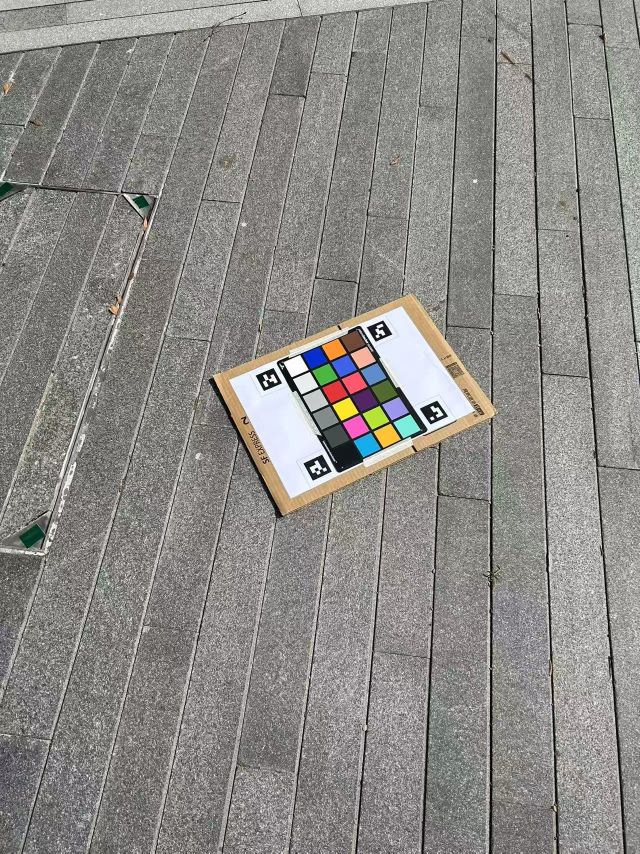
#> input picture scene/bright_sun/iphone.jpg, 1280 x 1707 px (shown at 1/2 size)
$ python compare.py
#> lines starting #> are read from the running program, lines starting #| are printed output that depends on the picture; after the words box and inside, x2 and y2 are one past the last pixel; in counts of white or black regions, pixels touching at a corner belong together
### colorchecker_analyze.py
#!/usr/bin/env python3
# -*- coding: utf-8 -*-

import cv2
import numpy as np
from detect_colorchecker import detect_colorchecker
from calc_E import compute_e00_report
from plot_lab_ab import create_lab_delta_canvas
from PIL import Image, ImageCms
from io import BytesIO
import pillow_heif
pillow_heif.register_heif_opener()
#> (this line was passed over: pillow_heif is not available in this run)

def _read_icc_bgr(path: str) -> np.ndarray:
#> called with path = './scene/bright_sun/iphone.jpg'
    im = Image.open(path)
#> im is the input picture: PIL image 1280x1707 RGB; mean R, G, B 140.3, 138.6, 135.1
    rgb = im.convert("RGB")
    icc = im.info.get("icc_profile")
    if icc:
        try:
            src = ImageCms.ImageCmsProfile(BytesIO(icc))
            dst = ImageCms.createProfile("sRGB")
            rgb = ImageCms.profileToProfile(rgb, src, dst, outputMode="RGB")
        except Exception:
            pass  # 解析失败则按 sRGB 处理
    return cv2.cvtColor(np.array(rgb), cv2.COLOR_RGB2BGR)
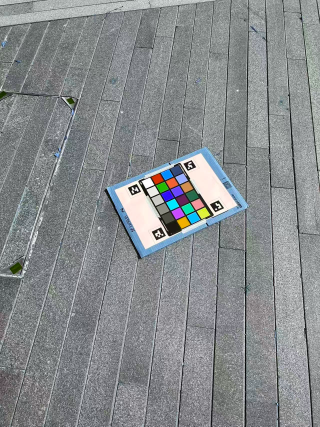
#> returned value: shape (1707, 1280, 3) (shown at 1/4 size); mean R, G, B 134.8, 138.5, 140.6

def summarize_colorchecker(img_path: str):
    """
    输入: 图像路径
    输出:
      merged: np.ndarray, 单张合并图 (检测500x500 + rectify高=500 + a*b* 500x500, 中间10px分隔)
      avg_e: float, 平均 E
      avg_c: float, 平均 |C|
      avg_l: float, 平均 |L|
    """

    # ====================== 内部小工具 ======================

    def clamp01(x: np.ndarray) -> np.ndarray:
        return np.clip(x, 0.0, 1.0)

    def letterbox_square(img: np.ndarray, size: int = 500, color=(0, 0, 0)) -> np.ndarray:
        h, w = img.shape[:2]
        scale = min(size / w, size / h) if min(w, h) > 0 else 1.0
        nw, nh = int(round(w * scale)), int(round(h * scale))
        resized = cv2.resize(img, (nw, nh), interpolation=cv2.INTER_AREA)
        canvas = np.full((size, size, 3), color, dtype=np.uint8)
        x0 = (size - nw) // 2
        y0 = (size - nh) // 2
        canvas[y0:y0+nh, x0:x0+nw] = resized
        return canvas

    def resize_to_height(img: np.ndarray, target_h: int = 500) -> np.ndarray:
        h, w = img.shape[:2]
        if h == 0:
            return img
        scale = target_h / h
        new_w = max(1, int(round(w * scale)))
        return cv2.resize(img, (new_w, target_h), interpolation=cv2.INTER_AREA)

    def ensure_square_500(img: np.ndarray) -> np.ndarray:
        if img.shape[0] == 500 and img.shape[1] == 500:
            return img
        return letterbox_square(img, 500, color=(0, 0, 0))

    def hstack_variable_height(images: list, sep: int = 0, sep_color=(0, 0, 0)) -> np.ndarray:
        if not images:
            raise ValueError("空图列表")
        heights = [im.shape[0] for im in images]
        if len(set(heights)) != 1:
            raise ValueError("输入图片高度必须一致")
        H = heights[0]
        widths = [im.shape[1] for im in images]
        total_w = sum(widths) + sep * (len(images) - 1)
        canvas = np.full((H, total_w, 3), sep_color, dtype=np.uint8)
        x = 0
        for i, im in enumerate(images):
            w = im.shape[1]
            canvas[:, x:x+w] = im
            x += w
            if sep and i < len(images) - 1:
                canvas[:, x:x+sep] = np.uint8(sep_color)
                x += sep
        return canvas

    def draw_metrics_on_rectified(rect_img: np.ndarray,
                                  E: np.ndarray, C: np.ndarray, L: np.ndarray,
                                  rows: int = 4, cols: int = 6) -> np.ndarray:
        vis = rect_img.copy()
        h, w = vis.shape[:2]
        tile_w = w / cols
        tile_h = h / rows

        font = cv2.FONT_HERSHEY_SIMPLEX
        fs = 0.45
        th = 1
        pad_x = 6
        pad_y = 3
        line_gap = 2

        (_, th_text), _ = cv2.getTextSize("E 00.00", font, fs, th)
        text_block_h = 4 * th_text + 3 * line_gap + 2 * pad_y
        banner_h = max(text_block_h, int(0.35 * tile_h))

        for i in range(rows * cols):
            r = i // cols
            c = i % cols

            x0 = int(round(c * tile_w))
            y0 = int(round(r * tile_h))
            x1 = int(round((c + 1) * tile_w)) - 1
            y1 = int(round((r + 1) * tile_h)) - 1

            banner_y1 = min(y0 + int(banner_h), y1)
            cv2.rectangle(vis, (x0, y0), (x1, banner_y1), (0, 0, 0), -1)

            ty_id = y0 + pad_y + th_text
            ty_e = ty_id + th_text + line_gap
            ty_c = ty_e + th_text + line_gap
            ty_l = ty_c + th_text + line_gap

            label_x = x0 + pad_x
            value_right_x = x1 - pad_x

            e_val = float(E[i])
            c_val = float(C[i])
            l_val = float(L[i])

            id_text = f"{i+1}"
            id_size = cv2.getTextSize(id_text, font, fs, th)[0]
            id_x = x0 + (x1 - x0 - id_size[0]) // 2
            cv2.putText(vis, id_text, (id_x, ty_id), font, fs, (255, 255, 255), th, cv2.LINE_AA)

            label_e, label_c, label_l = "E", "C", "L"
            val_e = f"{e_val:.2f}"
            val_c = f"{c_val:.2f}"
            val_l = f"{l_val:+.2f}"

            tw_e, _ = cv2.getTextSize(val_e, font, fs, th)[0]
            tw_c, _ = cv2.getTextSize(val_c, font, fs, th)[0]
            tw_l, _ = cv2.getTextSize(val_l, font, fs, th)[0]

            vx_e = value_right_x - tw_e
            vx_c = value_right_x - tw_c
            vx_l = value_right_x - tw_l

            cv2.putText(vis, label_e, (label_x, ty_e), font, fs, (255, 255, 255), th, cv2.LINE_AA)
            cv2.putText(vis, label_c, (label_x, ty_c), font, fs, (255, 255, 255), th, cv2.LINE_AA)
            cv2.putText(vis, label_l, (label_x, ty_l), font, fs, (255, 255, 255), th, cv2.LINE_AA)

            cv2.putText(vis, val_e, (vx_e, ty_e), font, fs, (255, 255, 255), th, cv2.LINE_AA)
            cv2.putText(vis, val_c, (vx_c, ty_c), font, fs, (255, 255, 255), th, cv2.LINE_AA)
            cv2.putText(vis, val_l, (vx_l, ty_l), font, fs, (255, 255, 255), th, cv2.LINE_AA)

        return vis

    def draw_summary_avgs(merged: np.ndarray, avg_e: float, avg_abs_c: float, avg_abs_l: float) -> np.ndarray:
        vis = merged.copy()
        H, W = vis.shape[:2]

        font = cv2.FONT_HERSHEY_SIMPLEX
        fs = 0.7
        th = 2
        pad_x = 2
        pad_y = 2
        line_gap = 6
        margin = 12

        lines = [
            f"AVG E: {avg_e:.2f}",
            f"AVG C: {avg_abs_c:.2f}",
            f"AVG L: {avg_abs_l:.2f}",
        ]

        sizes = [cv2.getTextSize(t, font, fs, th)[0] for t in lines]
        text_w = max(w for (w, h) in sizes)
        text_h = sum(h for (w, h) in sizes) + line_gap * (len(lines) - 1)

        box_w = text_w + pad_x * 2
        box_h = text_h + pad_y * 2

        x1 = W - margin
        y0 = margin
        x0 = max(0, x1 - box_w)
        # y1 = y0 + box_h  # 如需画底色可用

        ty = y0 + pad_y
        for t, (tw, th_text) in zip(lines, sizes):
            ty += th_text
            cv2.putText(vis, t, (x0 + pad_x, ty), font, fs, (255, 255, 255), th, cv2.LINE_AA)
            ty += line_gap

        return vis

    # ====================== 读图与检测 ======================

    img = _read_icc_bgr(img_path)
    if img is None:
        raise FileNotFoundError(f"未找到图像: {img_path}")

    # detect_colorchecker 返回:
    #   detect_vis: 原图上绘制了 ColorChecker 外框与 AprilTag 的检测可视化图
    #   rect_vis: 4x6 展开图 (后续将写编号和 E/C/L)
    #   rgb_means: 24x3, 每格 BGR 均值 (0~255)
    detect_vis, rect_vis, rgb_means = detect_colorchecker(img)

    # 计算 ΔE00 等指标
    cam_srgb01 = clamp01(rgb_means / 255.0)  # BGR->RGB 后再 0~1
    E, C, L, cam_lab, ref_lab = compute_e00_report(cam_srgb01, unify_luminance=True)

    # 顶部写编号与 E/C/L
    rect_annot = draw_metrics_on_rectified(rect_vis, E, C, L, rows=4, cols=6)

    # 生成 Imatest 风格 a*b* 图 (500x500)
    lab_img = create_lab_delta_canvas(
        cam_lab, ref_lab,
        size=500, L_bg=80.0,
        a_label_min=-70.0, a_label_max=90.0,
        b_label_min=-70.0, b_label_max=104.0,
        pad_a=10.0, pad_b=10.0
    )

    # 统一尺寸
    left_sq = letterbox_square(detect_vis, 500, color=(0, 0, 0))
    mid_500h = resize_to_height(rect_annot, 500)
    right_sq = ensure_square_500(lab_img)

    # 合并图
    merged = hstack_variable_height([left_sq, mid_500h, right_sq], sep=10, sep_color=(0, 0, 0))

    # 计算并写 AVG (C 和 L 取绝对值)
    avg_e = float(np.mean(E))
    avg_c = float(np.mean(np.abs(C)))
    avg_l = float(np.mean(np.abs(L)))
    merged = draw_summary_avgs(merged, avg_e, avg_c, avg_l)

    return merged, avg_e, avg_c, avg_l


# ============ 示例用法 ============
# [5 lines that do not run on import are left out]

### detect_colorchecker.py
#!/usr/bin/env python3
# -*- coding: utf-8 -*-

import cv2
import numpy as np
from typing import List, Tuple

# ========== 参数 ==========
IMG_PATH = "data/iphone.png"

# tag 左上角点的真实世界坐标 单位 mm 原点是页面中心 x 向右 y 向上
WORLD_MM_BY_ID = {
    0: ( -154.50, +134.50 ),
    1: ( +112.50, +134.50 ),
    2: ( -154.50,  -92.50 ),
    3: ( +112.50,  -92.50 ),
}

# ColorChecker 的真实尺寸 mm
CC_W_MM = 204.0
CC_H_MM = 290.0
# ColorChecker 的裁剪尺寸 覆盖前面尺寸
CC_W_MM = 184.0
CC_H_MM = 276.0

# 展开后固定输出尺寸 px
OUT_W = 500
OUT_H = 710

IF_DRAW_YELLOW_BOX = False

# ========== 工具函数 ==========
def detect_tags_16h5(img: np.ndarray) -> Tuple[List[np.ndarray], np.ndarray]:
    # 检测 AprilTag 16h5 返回 corners 和 ids
    gray = cv2.cvtColor(img, cv2.COLOR_BGR2GRAY)
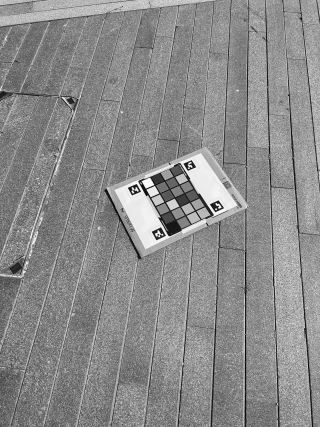
#> gray: shape (1707, 1280) (shown at 1/4 size); min 0, max 255, mean 138.7
    aruco = cv2.aruco
    aruco_dict = aruco.getPredefinedDictionary(aruco.DICT_APRILTAG_16h5)
    params = cv2.aruco.DetectorParameters()
    detector = cv2.aruco.ArucoDetector(aruco_dict, params)
    corners, ids, _ = detector.detectMarkers(gray)
#> corners = ([[662, 943], [625, 960], [607, 926], [644, 909]], [[895, 832], [861, 848], [840, 817], [874, 802]], [[563, 766], [527, 781], [511, 751], [546, 736]], [[784, 668], [751, 683], [733, 654], [766, 641]]); ids = [1, 0, 3, 2]
    return corners, ids

def pick_top_left_point(quad: np.ndarray) -> np.ndarray:
    # 直接返回检测到的原始第一个点（不随图像旋转而改变）
    return quad[0]

def world_to_image(H: np.ndarray, pts_xy_mm: np.ndarray) -> np.ndarray:
    # 将世界坐标 mm 通过单应性矩阵投影到图像像素坐标
    pts = np.hstack([pts_xy_mm.astype(np.float64), np.ones((pts_xy_mm.shape[0], 1))])
    proj = (H @ pts.T).T
    proj = proj[:, :2] / proj[:, 2:3]
    return proj

def grid_centers_wh(width: int, height: int, rows: int = 4, cols: int = 6) -> np.ndarray:
    # 基于整幅图的宽高 计算 rows x cols 均匀中心坐标 返回 Nx2 顺序按行优先
    ys = (np.arange(rows) + 0.5) / rows * height
    xs = (np.arange(cols) + 0.5) / cols * width
    centers = np.array([[x, y] for y in ys for x in xs], dtype=np.float32)
    return centers

def sample_box_means_rgb(img_bgr: np.ndarray, centers: np.ndarray, box: int = 20) -> Tuple[np.ndarray, np.ndarray]:
    # 在每个中心处取 box x box 方框 计算 RGB 均值 返回 rgb_means 和可视化图像
    h, w = img_bgr.shape[:2]
    half = box // 2
    vis = img_bgr.copy()
    rgb_means = []
    for cx, cy in centers:
        x0 = max(int(round(cx)) - half, 0)
        y0 = max(int(round(cy)) - half, 0)
        x1 = min(x0 + box, w)
        y1 = min(y0 + box, h)
        roi_bgr = img_bgr[y0:y1, x0:x1]
        if roi_bgr.size == 0:
            rgb_means.append([0.0, 0.0, 0.0])
        else:
            roi_rgb = cv2.cvtColor(roi_bgr, cv2.COLOR_BGR2RGB)
            mean_rgb = roi_rgb.reshape(-1, 3).mean(axis=0)
            rgb_means.append(mean_rgb.tolist())
        # 绘制黄色方框 线宽 1 注意 OpenCV 使用 BGR
        if IF_DRAW_YELLOW_BOX:
            cv2.rectangle(vis, (x0, y0), (x1 - 1, y1 - 1), (0, 255, 255), 1, cv2.LINE_AA)
    rgb_means = np.array(rgb_means, dtype=np.float32)  # 形状 24x3 RGB 顺序
    return rgb_means, vis

# ========== 核心流程函数 ==========
def detect_colorchecker(img_bgr: np.ndarray) -> Tuple[np.ndarray, np.ndarray, np.ndarray]:
    # 输入原图 输出 检测叠加图 rectify 图 以及 24x3 的 RGB 均值矩阵
    if img_bgr is None:
        raise ValueError("输入图像为空")

    draw = img_bgr.copy()

    # 检测 aruco 16h5
    corners, ids = detect_tags_16h5(img_bgr)
#> ids = [1, 0, 3, 2]
    if ids is None or len(corners) == 0:
        raise RuntimeError("未检测到 AprilTag 16h5")

    # 叠加显示 每个 tag 用绿色框 左上角点画红点
    for c, id_ in zip(corners, ids.flatten()):
        pts = c.reshape(-1, 2)
        pts_i = pts.astype(int)
        cv2.polylines(draw, [pts_i.reshape(-1, 1, 2)], True, (0, 255, 0), 2)
        tl = pick_top_left_point(pts)
        cv2.circle(draw, tuple(np.round(tl).astype(int)), 4, (0, 0, 255), -1)
#> this loop made 4 passes
#> (id_, pts_i) on passes 1 to 4: (1, [[662, 943], [625, 960], [607, 926], [644, 909]]), (0, [[895, 832], [861, 848], [840, 817], [874, 802]]), (3, [[563, 766], [527, 781], [511, 751], [546, 736]]), (2, [[784, 668], [751, 683], [733, 654], [766, 641]])
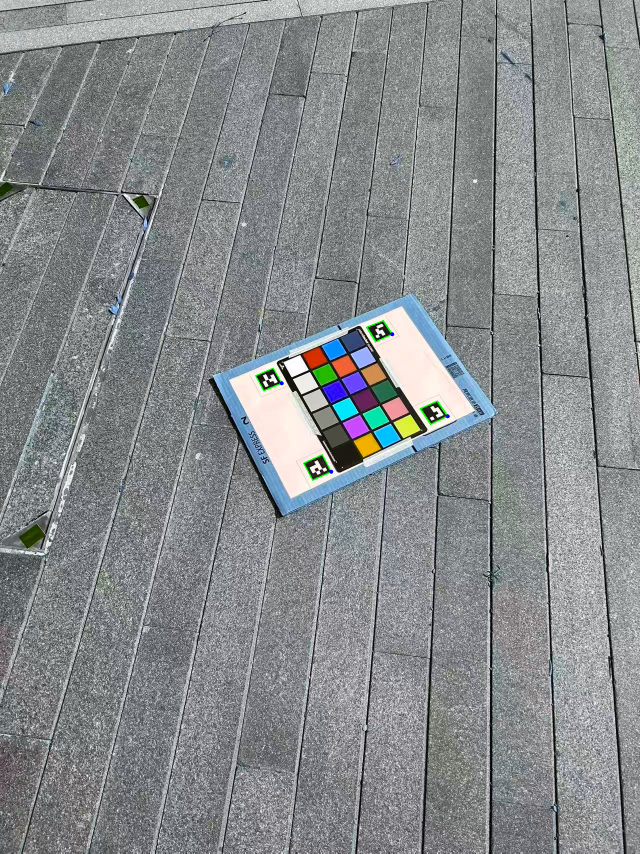
#> draw: shape (1707, 1280, 3) (shown at 1/2 size); 0.08% of pixels changed, all inside (x1, y1, x2, y2) = (510, 640, 900, 962)

    # 组装配准点 仅使用左上角点
    img_pts = []
    world_pts = []
    for c, id_ in zip(corners, ids.flatten()):
        if int(id_) in WORLD_MM_BY_ID:
            quad = c.reshape(-1, 2)
            tl = pick_top_left_point(quad)
            img_pts.append(tl)
            world_pts.append(WORLD_MM_BY_ID[int(id_)])
#> this loop made 4 passes
#> after the loop, img_pts = [[662, 943], [895, 832], [563, 766], [784, 668]]; world_pts = [(112.5, 134.5), (-154.5, 134.5), (112.5, -92.5), (-154.5, -92.5)]
    img_pts = np.asarray(img_pts, dtype=np.float64)
    world_pts = np.asarray(world_pts, dtype=np.float64)
#> world_pts = [[112.5, 134.5], [-154.5, 134.5], [112.5, -92.5], [-154.5, -92.5]]

    if len(img_pts) < 4:
        raise RuntimeError("用于单应性估计的点不足 需要 4 个 tag")

    # 单应性
    H, _ = cv2.findHomography(world_pts, img_pts, method=cv2.RANSAC, ransacReprojThreshold=3.0)
#> H = [[-0.939, 0.243, 698.7], [0.287, 0.506, 790.9], [-0.000127, -0.000301, 1]]
    if H is None:
        raise RuntimeError("单应性估计失败")

    # 投影色卡四角
    half_w = CC_W_MM / 2.0
    half_h = CC_H_MM / 2.0
    cc_world = np.array([
        [-half_w, +half_h],
        [+half_w, +half_h],
        [+half_w, -half_h],
        [-half_w, -half_h],
    ], dtype=np.float64)
#> cc_world = [[-92, 138], [92, 138], [92, -138], [-92, -138]]
    cc_img = world_to_image(H, cc_world)
#> in world_to_image, `pts = np.hstack([pts_xy_mm.astype(np.float64), np.ones((pts_xy_mm.shap..`: pts = [[-92, 138, 1], [92, 138, 1], [92, -138, 1], [-92, -138, 1]]
#> in world_to_image, `proj = (H @ pts.T).T`: proj = [[818.5, 834.4, 0.97], [645.8, 887.1, 0.947], [578.8, 747.5, 1.03], [751.6, 694.7, 1.05]]
#> in world_to_image, `proj = proj[:, :2] / proj[:, 2:3]`: proj = [[843.7, 860], [682.1, 937.1], [562, 725.8], [713.5, 659.5]]
#> cc_img has the same summary as proj in world_to_image
    cc_img_i = np.round(cc_img).astype(int)
#> cc_img_i = [[844, 860], [682, 937], [562, 726], [714, 660]]
    cv2.polylines(draw, [cc_img_i.reshape(-1, 1, 2)], True, (255, 0, 0), 2)
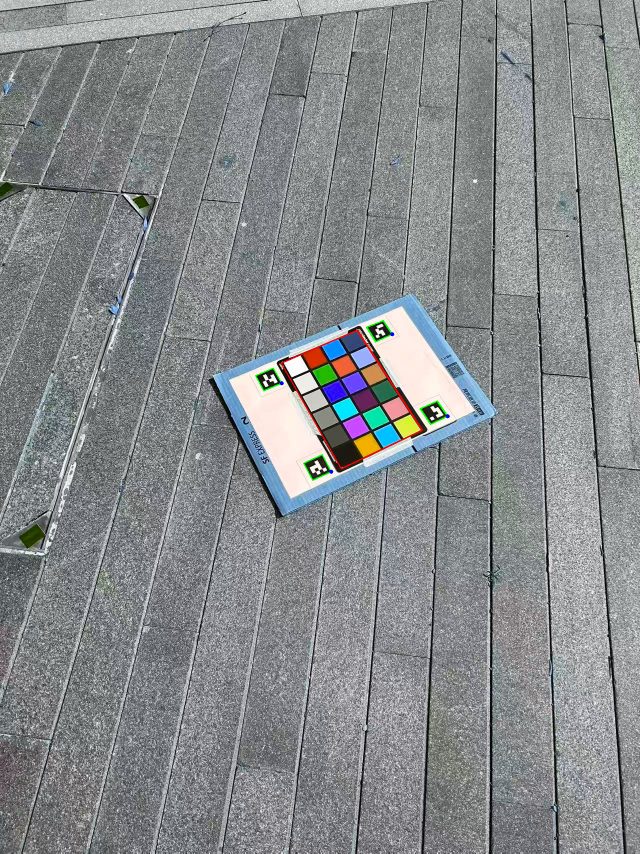
#> draw: shape (1707, 1280, 3) (shown at 1/2 size); 0.1% of pixels changed, all inside (x1, y1, x2, y2) = (561, 659, 846, 939)

    # 透视展开 然后顺时针旋转 90 度
    src_quad = cc_img.astype(np.float32)  # TL TR BR BL
#> src_quad has the same summary as proj in world_to_image
    dst_quad = np.array([[0, 0], [OUT_W - 1, 0], [OUT_W - 1, OUT_H - 1], [0, OUT_H - 1]], dtype=np.float32)
#> dst_quad = [[0, 0], [499, 0], [499, 709], [0, 709]]
    H_img2rect = cv2.getPerspectiveTransform(src_quad, dst_quad)
#> H_img2rect = [[-3.7, 2.4, 1055], [-1.81, -3.8, 4801.5], [4.03e-05, 0.000576, 1]]
    cc_rectified = cv2.warpPerspective(img_bgr, H_img2rect, (OUT_W, OUT_H), flags=cv2.INTER_CUBIC)
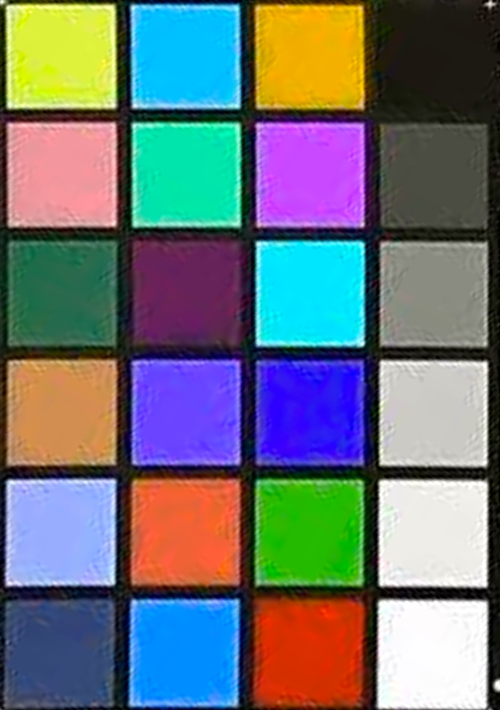
#> cc_rectified: shape (710, 500, 3); mean R, G, B 107.7, 115, 119.8
    cc_rectified = cv2.rotate(cc_rectified, cv2.ROTATE_90_CLOCKWISE)
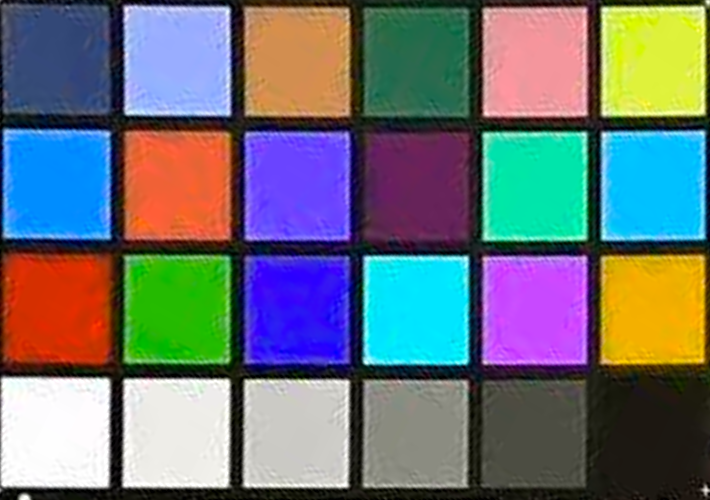
#> cc_rectified: shape (500, 710, 3); mean R, G, B 107.7, 115, 119.8

    # 计算 4x6 中心 并在每个中心处画 20x20 方框 统计 RGB 均值
    h, w = cc_rectified.shape[:2]
    centers = grid_centers_wh(w, h, rows=4, cols=6)
#> (the rest of the program and of its run is left out)
